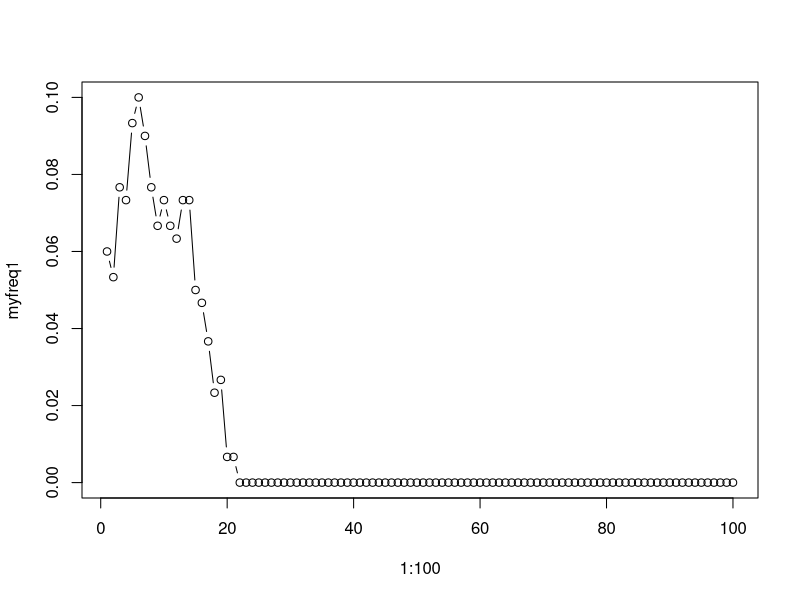
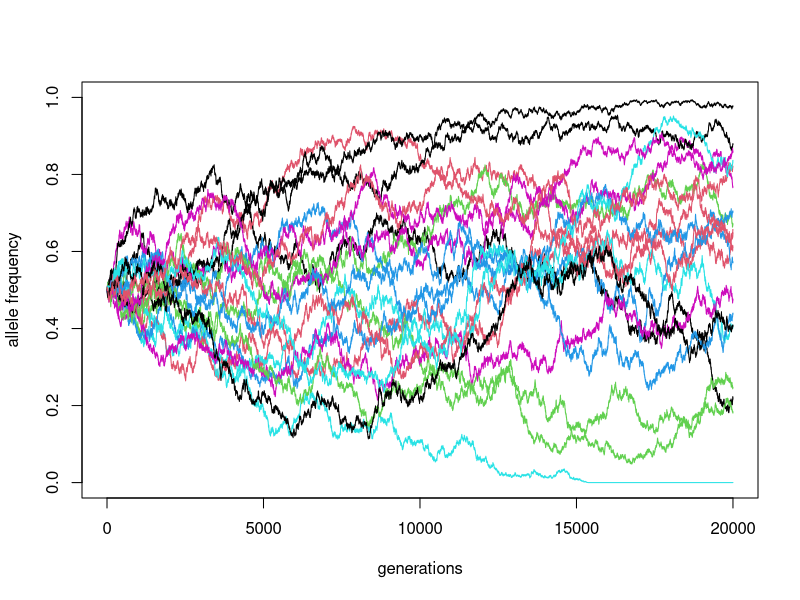

R code for these plots, in order:
# most simple simulation: random sample from distribution of 285 vs 15 (5%)
initial<-c(rep(0,285),rep(1,15))
newsamp=sample(initial,300,replace=T)

# repeat 100 samplings like this, each based on the previous step
myfreq1<-c()
for (j in 1:100) {
    myfreq1[j]<-length(which(newsamp==1))/300
    newsamp=sample(newsamp,300,replace=T)
    }

# plot it
plot(x=1:100,y=myfreq1,type="b")



## a bit more sophisticated, as R function
simulate <- function(N, p_start, generations) {
  # initialize an (empty) trajectory vector of allele frequencies
  p_traj<- rep(NA, generations)
  p_traj[1] <- p_start
  
  # in each generation...
  for (gen_i in 2:generations) {
    p <- p_traj[gen_i - 1] # get the current frequency
    # calculate the allele frequency in the next generation
    p_next <- rbinom(1, N, p) / N
    # save it to the trajectory vector
    p_traj[gen_i] <- p_next
  }
  
  p_traj
}

# get replicated with specific N, p and number of duration
reps <- replicate(20, simulate(N = 50000, p_start = 0.5, generations = 20000))
  
matplot(reps, ylim = c(0, 1), xlab = "generations", ylab = "allele frequency", type = "l", lty = 1)
